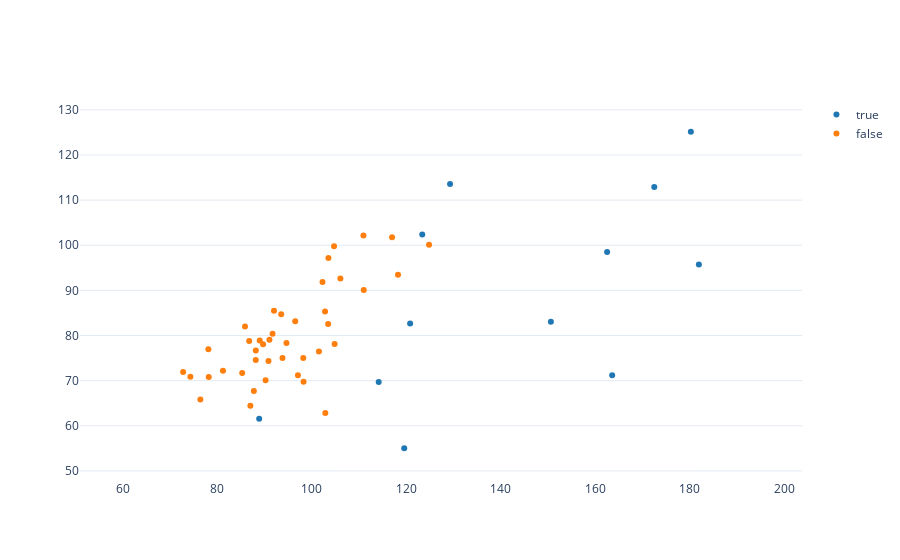

Notebook code cell kept with this figure:
### Code cell
fig = plot_multiple_scatter(
    nuclei[nuclei['image_number']==20].copy(),
    x='major_axis_length',
    y='minor_axis_length',
    c='exclude'
)

fig

### Figure 1 — Plotly figure (JSON) as saved in the notebook; plotly's stock layout.template omitted (floating-point values rounded to 4 significant figures)
{"data": [{"hovertemplate": "%{text}<br><extra></extra>", "marker": {"color": "#1f77b4"}, "mode": "markers", "name": "true", "showlegend": true, "text": ["None: 114.12501509999998<br>None: 69.71593951<br>None: true<br>", "None: 120.7788909<br>None: 82.6675054<br>None: true<br>", "None: 163.5344393<br>None: 71.18699469<br>None: true<br>", "None: 150.56834640000002<br>None: 83.06639733<br>None: true<br>", "None: 123.34144640000001<br>None: 102.36957459999999<br>None: true<br>", "None: 88.83042182<br>None: 61.55780007<br>None: true<br>", "None: 119.5302294<br>None: 55.01287926<br>None: true<br>", "None: 162.4629496<br>None: 98.53242418<br>None: true<br>", "None: 129.22593600000002<br>None: 113.54583570000001<br>None: true<br>", "None: 180.1886225<br>None: 125.1643367<br>None: true<br>", "None: 181.8831486<br>None: 95.73049581<br>None: true<br>", "None: 172.448813<br>None: 112.8989122<br>None: true<br>"], "type": "scatter", "x": [114.1, 120.8, 163.5, 150.6, 123.3, 88.83, 119.5, 162.5, 129.2, 180.2, 181.9, 172.4], "y": [69.72, 82.67, 71.19, 83.07, 102.4, 61.56, 55.01, 98.53, 113.5, 125.2, 95.73, 112.9]}, {"hovertemplate": "%{text}<br><extra></extra>", "marker": {"color": "#ff7f0e"}, "mode": "markers", "name": "false", "showlegend": true, "text": ["None: 76.38069479<br>None: 65.82094086<br>None: false<br>", "None: 98.22206077<br>None: 69.73724636<br>None: false<br>", "None: 89.65521947<br>None: 78.0666981<br>None: false<br>", "None: 88.94913066<br>None: 78.92766802<br>None: false<br>", "None: 87.70277919<br>None: 67.73309482<br>None: false<br>", "None: 72.7381265<br>None: 71.90393016<br>None: false<br>", "None: 90.18655654<br>None: 70.07286748<br>None: false<br>", "None: 97.03805317<br>None: 71.19122553<br>None: false<br>", "None: 90.79605287<br>None: 74.35696609<br>None: false<br>", "None: 102.77246<br>None: 85.298847<br>None: false<br>", "None: 74.26751732<br>None: 70.86088601<br>None: false<br>", "None: 116.95878259999999<br>None: 101.7921489<br>None: false<br>", "None: 93.77040736<br>None: 75.04837485<br>None: false<br>", "None: 103.42552090000001<br>None: 82.56575869<br>None: false<br>", "None: 86.97067444<br>None: 64.45798513<br>None: false<br>", "None: 98.16079112<br>None: 74.99693321<br>None: false<br>", "None: 88.11586682<br>None: 76.66183295<br>None: false<br>", "None: 101.4767175<br>None: 76.49153579<br>None: false<br>", "None: 93.49319951<br>None: 84.7079834<br>None: false<br>", "None: 81.17018229<br>None: 72.19263966<br>None: false<br>", "None: 91.66539127<br>None: 80.38941854<br>None: false<br>", "None: 91.00120285<br>None: 79.06888921<br>None: false<br>", "None: 78.15720870000001<br>None: 70.83833876<br>None: false<br>", "None: 94.60435292<br>None: 78.33217899<br>None: false<br>", "None: 78.07774155<br>None: 76.95083247<br>None: false<br>", "None: 96.46008684<br>None: 83.19164313<br>None: false<br>", "None: 91.96160681<br>None: 85.48575427<br>None: false<br>", "None: 104.6787183<br>None: 99.79858438<br>None: false<br>", "None: 85.83406064<br>None: 82.02943591<br>None: false<br>", "None: 110.89617679999999<br>None: 102.1665708<br>None: false<br>", "None: 86.71192672<br>None: 78.77241403<br>None: false<br>", "None: 88.10577704<br>None: 74.55600603<br>None: false<br>", "None: 85.23621519<br>None: 71.70896257<br>None: false<br>", "None: 102.8313216<br>None: 62.86246835<br>None: false<br>", "None: 102.2362933<br>None: 91.87983376<br>None: false<br>", "None: 104.7982273<br>None: 78.15161732<br>None: false<br>", "None: 106.0171706<br>None: 92.61312117<br>None: false<br>", "None: 124.7805707<br>None: 100.0959391<br>None: false<br>", "None: 103.4840256<br>None: 97.16957191<br>None: false<br>", "None: 118.2149507<br>None: 93.45947206<br>None: false<br>", "None: 110.9670689<br>None: 90.10895807<br>None: false<br>"], "type": "scatter", "x": [76.38, 98.22, 89.66, 88.95, 87.7, 72.74, 90.19, 97.04, 90.8, 102.8, 74.27, 117.0, 93.77, 103.4, 86.97, 98.16, 88.12, 101.5, 93.49, 81.17, 91.67, 91.0, 78.16, 94.6, 78.08, 96.46, 91.96, 104.7, 85.83, 110.9, 86.71, 88.11, 85.24, 102.8, 102.2, 104.8, 106.0, 124.8, 103.5, 118.2, 111.0], "y": [65.82, 69.74, 78.07, 78.93, 67.73, 71.9, 70.07, 71.19, 74.36, 85.3, 70.86, 101.8, 75.05, 82.57, 64.46, 75.0, 76.66, 76.49, 84.71, 72.19, 80.39, 79.07, 70.84, 78.33, 76.95, 83.19, 85.49, 99.8, 82.03, 102.2, 78.77, 74.56, 71.71, 62.86, 91.88, 78.15, 92.61, 100.1, 97.17, 93.46, 90.11]}], "layout": {"hovermode": "closest", "plot_bgcolor": "rgba(0,0,0,0)", "showlegend": true, "title": {}, "xaxis": {"range": [50.91, 203.7], "showgrid": true, "type": "linear"}, "yaxis": {"gridcolor": "#E4EAF2", "range": [48.0, 132.2], "showgrid": true, "zeroline": false}}}
